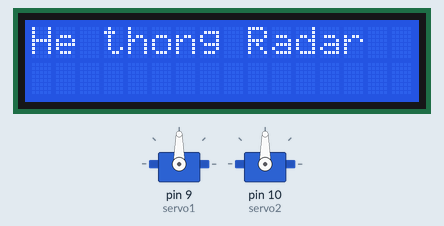
Simulated run of this sketch. Board: Arduino Uno, built with avr-gcc and run on an emulated ATmega328P. Shown: 2 × servo, 16×2 character LCD.

Above: at 0.1 s.
At 2.27 s:
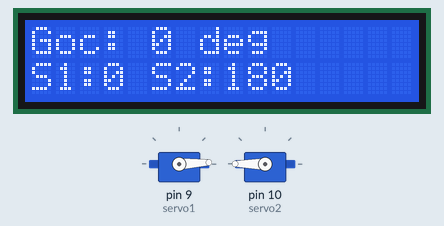
At 20.82 s:
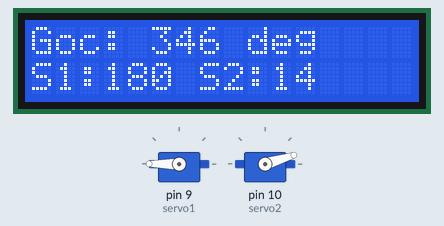
At 39.77 s:
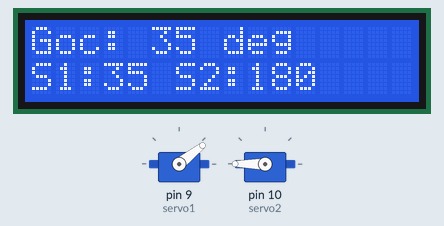
Timing chart, 0 to 40.0 s (numbered marks = the images above):
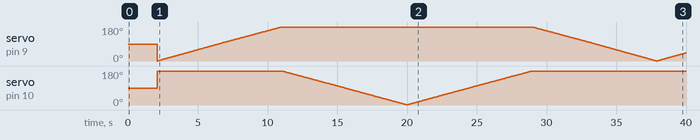

The sketch:

example1.ino
```cpp
#include <Servo.h>
#include <Wire.h>
#include <LiquidCrystal_I2C.h>

// Khai báo servo
Servo servo1;
Servo servo2;

// Khởi tạo LCD với địa chỉ I2C 0x27 và màn hình 16x2
LiquidCrystal_I2C lcd(0x27, 16, 2);

void setup() {
  // Gắn servo vào chân
  servo1.attach(9);
  servo2.attach(10);

  // Khởi động LCD
  lcd.init();
  lcd.backlight();
  lcd.setCursor(0, 0);
  lcd.print("He thong Radar");
  delay(2000);
  lcd.clear();
}

void loop() {
  for (int goc = 0; goc <= 359; goc += 1) {
    int angle1, angle2;

    if (goc <= 180) {
      angle1 = goc;
      angle2 = 180;
    } else {
      angle1 = 180;
      angle2 = 180 - (goc - 180);
    }

    servo1.write(angle1);
    servo2.write(angle2);

    // Hiển thị lên LCD
    lcd.setCursor(0, 0);
    lcd.print("Goc: ");
    lcd.print(goc);
    lcd.print(" deg   ");  // In dư ký tự để xoá ký tự cũ

    lcd.setCursor(0, 1);
    lcd.print("S1:");
    lcd.print(angle1);
    lcd.print(" S2:");
    lcd.print(angle2);
    lcd.print("   ");

    delay(20);
  }

  // Quay ngược lại
  for (int goc = 359; goc >= 0; goc -= 1) {
    int angle1, angle2;

    if (goc <= 180) {
      angle1 = goc;
      angle2 = 180;
    } else {
      angle1 = 180;
      angle2 = 180 - (goc - 180);
    }

    servo1.write(angle1);
    servo2.write(angle2);

    // Hiển thị lên LCD
    lcd.setCursor(0, 0);
    lcd.print("Goc: ");
    lcd.print(goc);
    lcd.print(" deg   ");

    lcd.setCursor(0, 1);
    lcd.print("S1:");
    lcd.print(angle1);
    lcd.print(" S2:");
    lcd.print(angle2);
    lcd.print("   ");

    delay(20);
  }
  }
```
